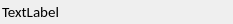
<?xml version="1.0" encoding="UTF-8"?>
<ui version="4.0">
 <class>FilterElement</class>
 <widget class="QWidget" name="FilterElement">
  <property name="geometry">
   <rect>
    <x>0</x>
    <y>0</y>
    <width>233</width>
    <height>22</height>
   </rect>
  </property>
  <property name="windowTitle">
   <string>Form</string>
  </property>
  <layout class="QHBoxLayout" name="uiFilterElementLay">
   <property name="spacing">
    <number>4</number>
   </property>
   <property name="leftMargin">
    <number>2</number>
   </property>
   <property name="topMargin">
    <number>2</number>
   </property>
   <property name="rightMargin">
    <number>2</number>
   </property>
   <property name="bottomMargin">
    <number>2</number>
   </property>
   <item>
    <widget class="QLabel" name="uiLabelLbl">
     <property name="font">
      <font>
       <family>Calibri</family>
       <pointsize>11</pointsize>
      </font>
     </property>
     <property name="text">
      <string>TextLabel</string>
     </property>
    </widget>
   </item>
  </layout>
 </widget>
 <resources/>
 <connections/>
</ui>
